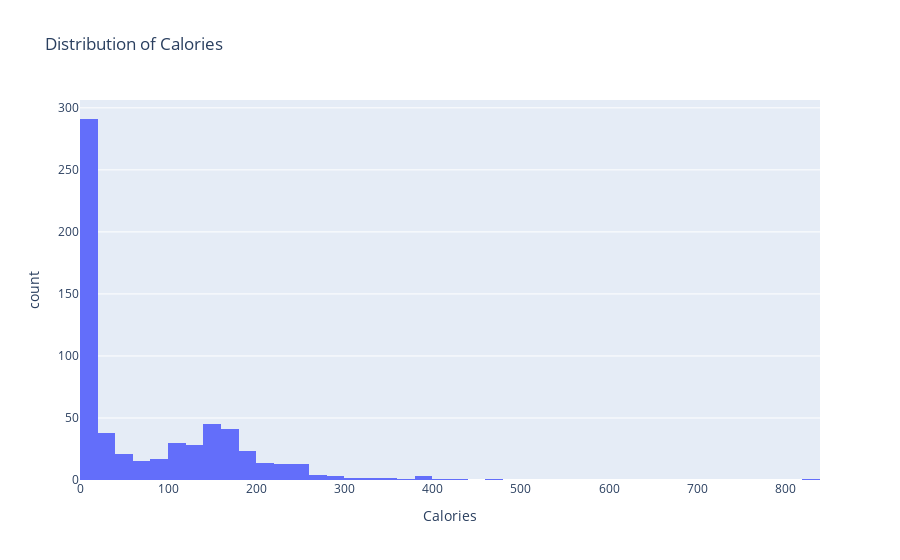

The notebook cell saved with this chart:
### Markdown cell above
### Histogram - Calories

### Code cell
fig = px.histogram(caffeine, 
             x = 'Calories', 
             title='Distribution of Calories')

fig.show()

### Figure 1 — Plotly figure (JSON) as saved in the notebook; plotly's stock layout.template omitted (floating-point values rounded to 4 significant figures; data arrays with more than 128 entries replaced by an {"elided": "..."} marker saying what was removed)
{"data": [{"alignmentgroup": "True", "bingroup": "x", "hovertemplate": "Calories=%{x}<br>count=%{y}<extra></extra>", "legendgroup": "", "marker": {"color": "#636efa", "pattern": {"shape": ""}}, "name": "", "offsetgroup": "", "orientation": "v", "showlegend": false, "type": "histogram", "x": {"elided": "610 int values"}, "xaxis": "x", "yaxis": "y"}], "layout": {"barmode": "relative", "legend": {"tracegroupgap": 0}, "title": {"text": "Distribution of Calories"}, "xaxis": {"anchor": "y", "domain": [0, 1], "title": {"text": "Calories"}}, "yaxis": {"anchor": "x", "domain": [0, 1], "title": {"text": "count"}}}}
